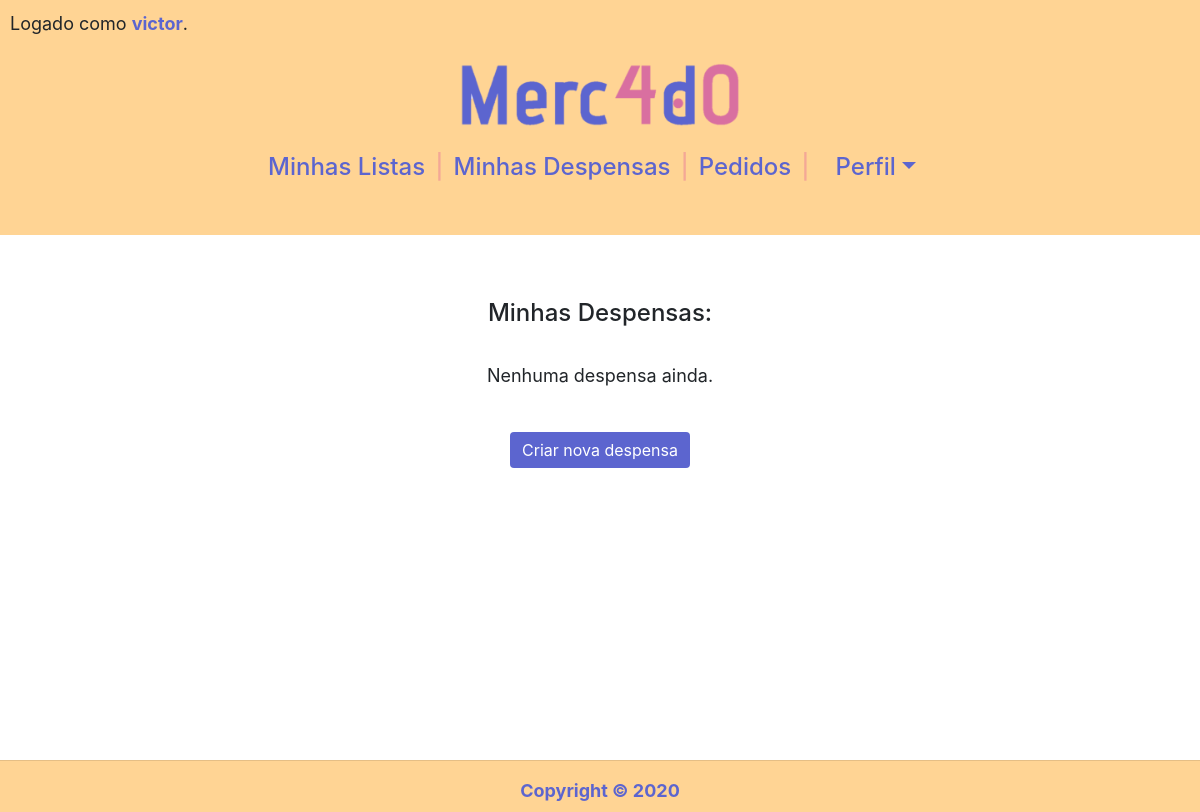
The app's page /acompanhamentos (signed in), older data.
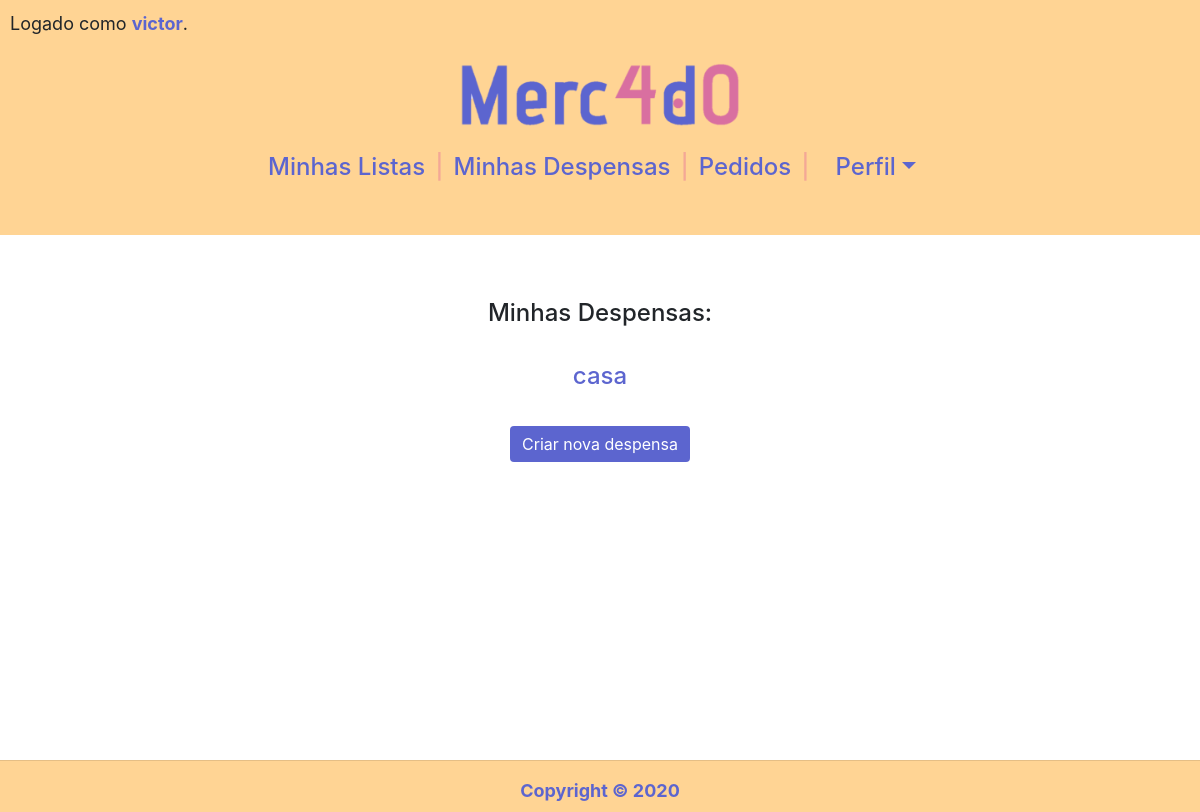
The same page, newer data.
### compras/models.py (models this page shows, shortened)
class Acompanhamento(models.Model):
    nome = models.CharField(max_length=50)
    usuario = models.ForeignKey(Usuario,
                                on_delete=models.CASCADE,
                                related_name="acompanhamentos")

### compras/views.py (the view)
# urls.py: path('acompanhamentos', views.acompanhamentos, name="acompanhamentos"),
@login_required(login_url='login')
def acompanhamentos(request):
    return render(request, "compras/acompanhamentos.html", {
        "acompanhamentos": Acompanhamento.objects.filter(usuario=request.user).order_by('nome'),
        "produtos": Produto.objects.order_by('nome'),
    })

### compras/templates/compras/acompanhamentos.html (shortened to what this page needs)
{% extends "compras/layout.html" %}
{% load static %}
{% block body %}
<div class="container">
<div id="row" class="row">
<div class="col">
<h4>Minhas Despensas:</h4>
<br>
<ul>
    {% for acompanhamento in acompanhamentos %}
    <li>
        <h4><a href="" onclick="mostrar('{{ acompanhamento.id }}'); return false">{{ acompanhamento.nome }}</a></h4>
    </li>
{% empty %}
    <p>Nenhuma despensa ainda.</p>
    {% endfor %}
</ul>
<br>
<button id="but_criar" type="button" onclick="document.querySelector('#criar').style.display = 'block'; this.style.display = 'none'" class="btn btn-primary">Criar nova despensa</button>
</div>
</div>
</div>
{% endblock %}

Row changes from the older to the newer data that the page shows:
added Acompanhamento: nome "casa"
Text that changed along with them:
text no longer shown: "Nenhuma despensa ainda."
